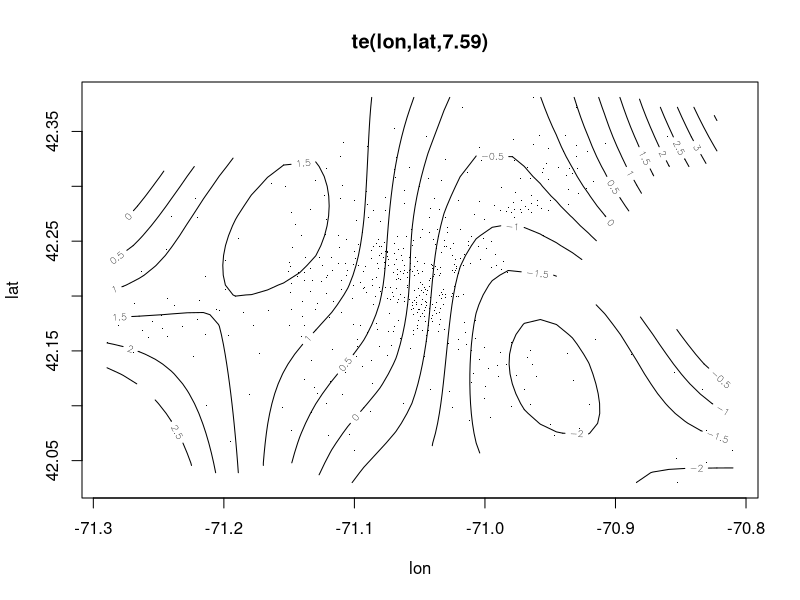
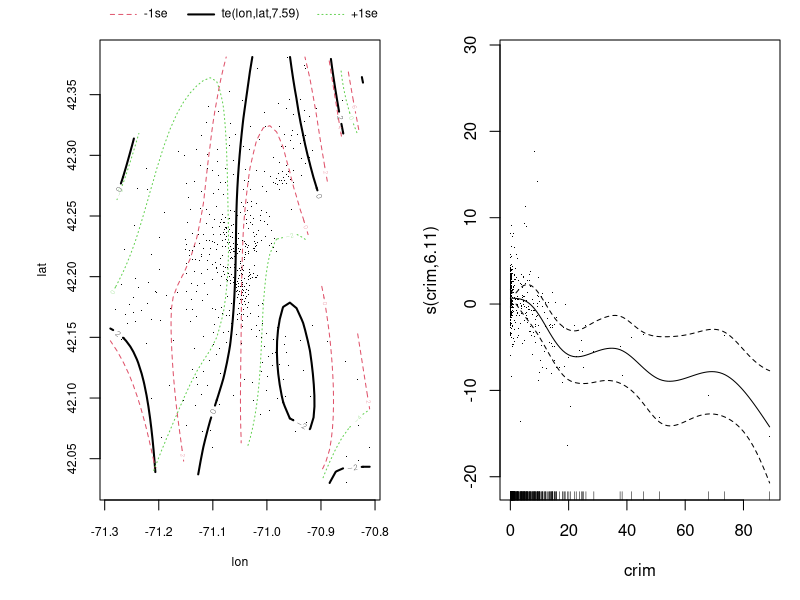
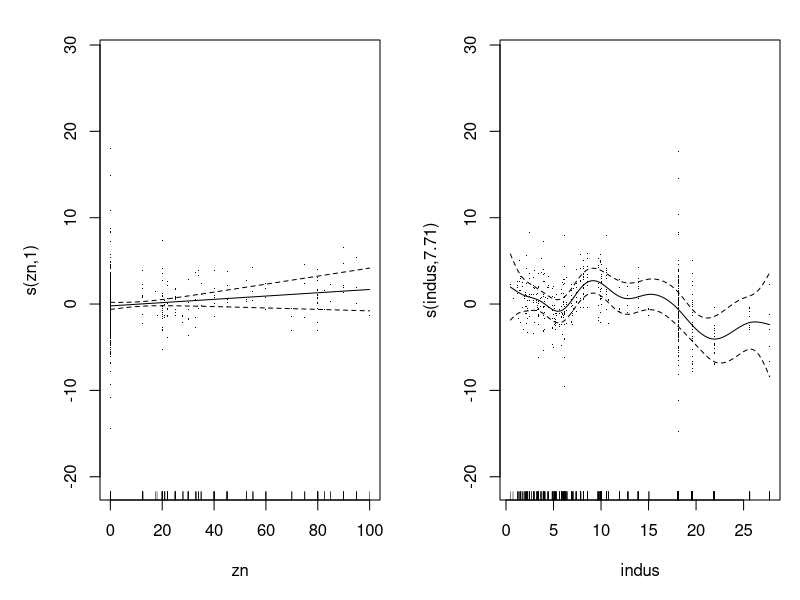
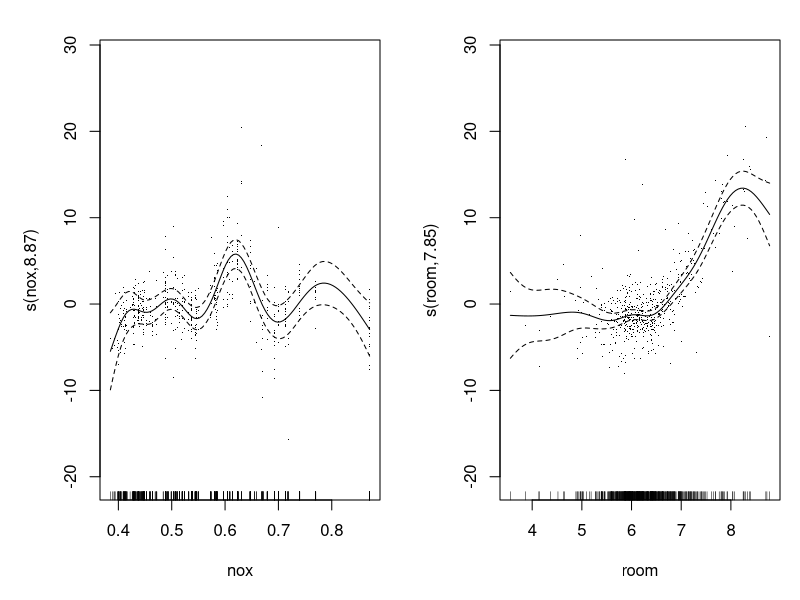
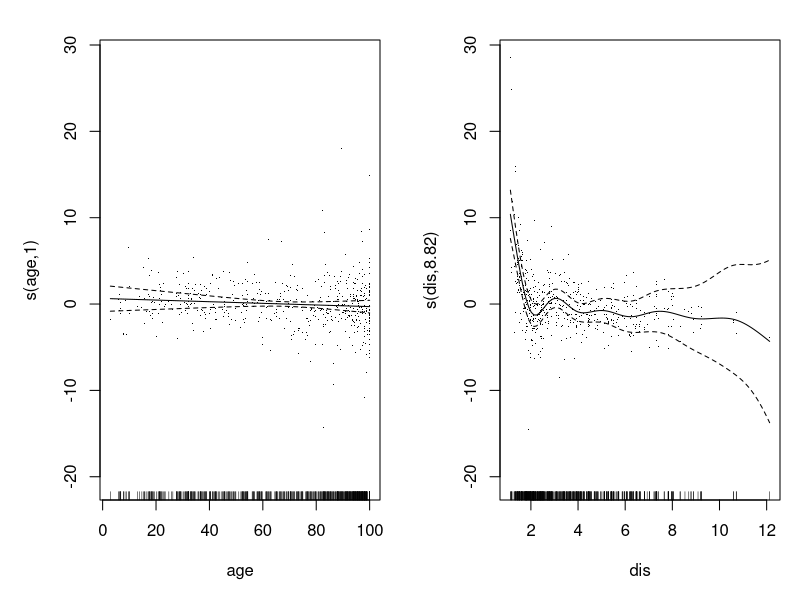
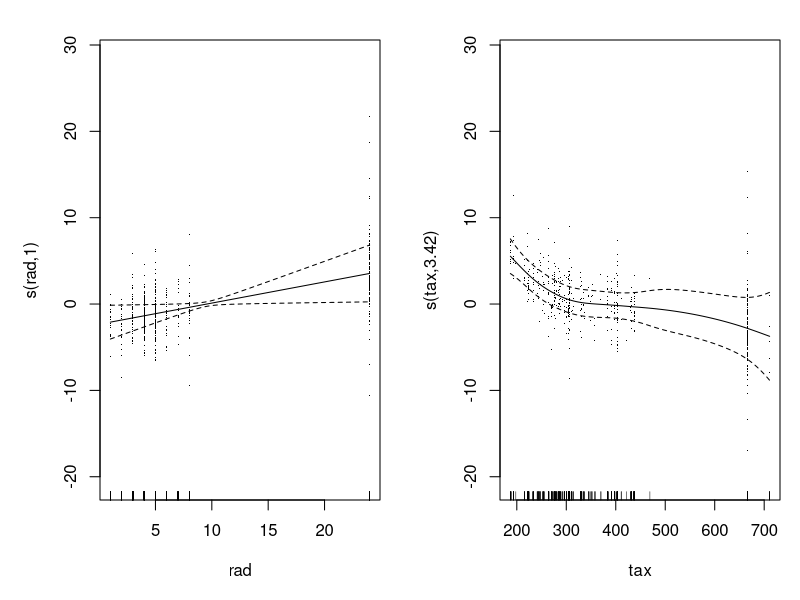
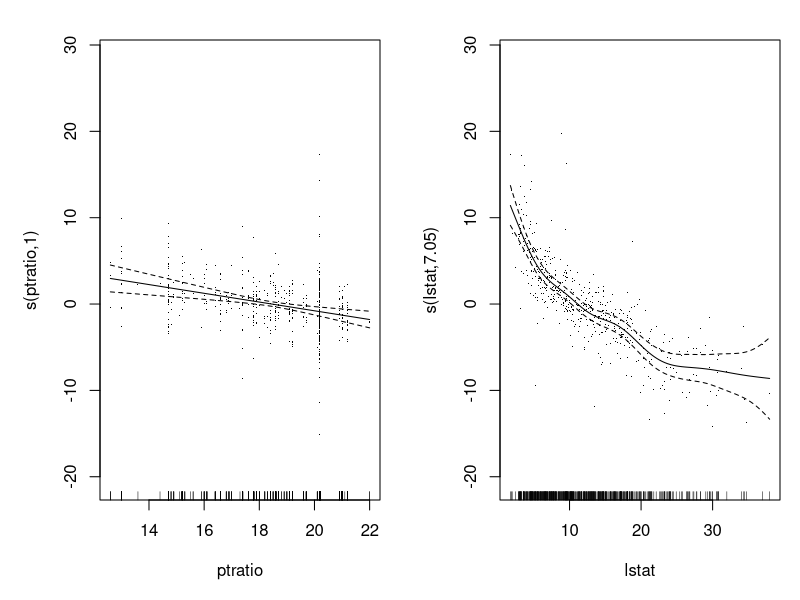
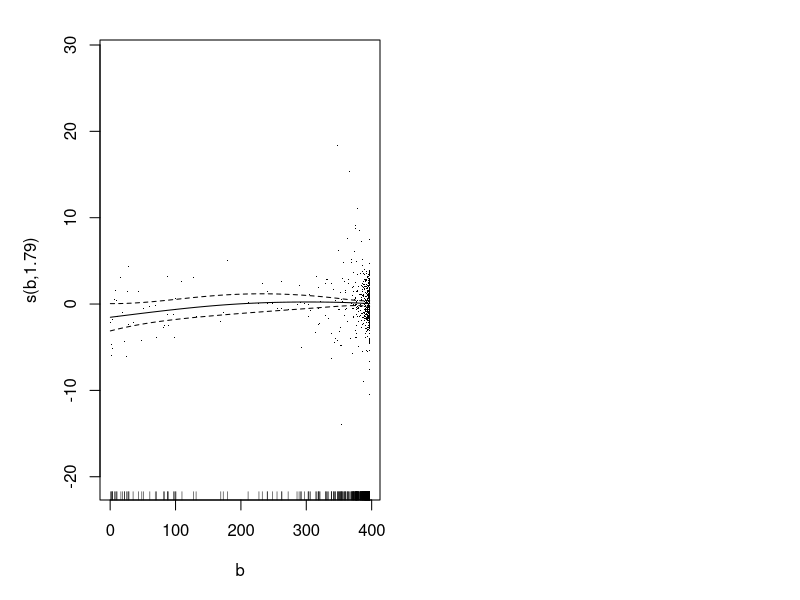

The R source for these figures, in order:
## ---- chunk 1
knitr::opts_chunk$set(echo = TRUE)
library(mgcv)
## ---- chunk 2
# load("boston.Rdata")
library(mlbench)
# help(BostonHousing)
data(BostonHousing2)
boston.c <- BostonHousing2

names(boston.c)[12]<-'room'
names(boston.c)
# [1] "town"    "tract"   "lon"     "lat"     "medv"    "cmedv"   "crim"    "zn"     
# [9] "indus"   "chas"    "nox"     "room"    "age"     "dis"     "rad"     "tax"    
# [17] "ptratio" "b"       "lstat" 
## ---- chunk 3
full.gam <- gam(cmedv ~ te(lon,lat) + s(crim) + s(zn) + 
                  s(indus) + chas + s(nox) + s(room) + 
                  s(age) + s(dis) + s(rad,k=5) +
                  s(tax) + s(ptratio) + s(lstat) + s(b),
                data=boston.c)
## ---- chunk 4
summary(full.gam)
## ---- chunk 5
plot(full.gam, select = 1, residuals = TRUE, se=FALSE)
plot(full.gam, residuals = TRUE, shade=TRUE, seWithMean=TRUE, pages = 7)
## ---- chunk 6
vis.gam(full.gam, view=c("lon","lat"), plot.type = "persp", theta=30, phi=30)
vis.gam(full.gam, view=c("lon","lat"), plot.type = "contour")
## ---- chunk 7
vis.gam(full.gam, view=c("lstat","room"), plot.type = "persp", theta=30, phi=30)
vis.gam(full.gam, view=c("lstat","room"), plot.type = "contour")
## ---- chunk 8
gam.check(full.gam)
## ---- chunk 9
gam2 <- gam(cmedv ~ te(lon,lat) + s(crim) + s(zn) + 
                  s(indus) + chas + s(nox) + s(room) + 
                  s(dis) + s(rad,k=5) +
                  s(tax) + s(ptratio) + s(lstat) + s(b),
                data=boston.c)
summary(gam2)
## ---- chunk 10
gam3 <- gam(cmedv ~ te(lon,lat) + s(crim) + s(zn) + 
                  s(indus) + s(nox) + s(room) + 
                  s(dis) + s(rad,k=5) +
                  s(tax) + s(ptratio) + s(lstat) + s(b),
                data=boston.c)
summary(gam3)
## ---- chunk 11
gam4 <- gam(cmedv ~ te(lon,lat) + s(crim) + 
                  s(indus) + s(nox) + s(room) + 
                  s(dis) + s(rad,k=5) +
                  s(tax) + s(ptratio) + s(lstat) + s(b),
                data=boston.c)
summary(gam4)
## ---- chunk 12
gam5 <- gam(cmedv ~ te(lon,lat) + s(crim) + 
                  s(indus) + s(nox) + s(room) + 
                  s(dis) + s(rad,k=5) +
                  s(tax) + s(ptratio) + s(lstat),
                data=boston.c)
summary(gam5)
## ---- chunk 13
plot(gam5)
## ---- chunk 14
gam6 <- gam(cmedv ~ te(lon,lat) + s(crim) + 
                  s(indus) + s(nox) + s(room) + 
                  s(dis) + rad +
                  s(tax) + s(ptratio) + s(lstat),
                data=boston.c)
summary(gam6)
## ---- chunk 15
gam7 <- gam(cmedv ~ te(lon,lat) + s(crim) + 
                  s(indus) + s(nox) + s(room) + 
                  s(dis) + rad +
                  s(tax) + ptratio + s(lstat),
                data=boston.c)
summary(gam7)
## ---- chunk 16
gam.check(gam7)
## ---- chunk 17
gam8 <- gam(cmedv ~ te(lon,lat, k=10) + s(crim) + 
                  s(indus, k=20) + s(nox, k=20) + s(room) + 
                  s(dis, k=20) + rad +
                  s(tax) + ptratio + s(lstat),
                data=boston.c)
summary(gam8)
## ---- chunk 18
gam9 <- gam(cmedv ~ te(lon,lat, k=10) + s(crim) + 
                  s(indus, k=20) + s(nox, k=20) + s(room) + 
                  s(dis, k=20) + rad +
                  tax + ptratio + s(lstat),
                data=boston.c)
summary(gam9)
## ---- chunk 19
gam.check(gam9)
## ---- chunk 20
plot(gam9)
## ---- chunk 21
full.gam.k <- gam(cmedv ~ te(lon,lat, k=10) + s(crim) + s(zn) + 
                  s(indus, k=20) + chas + s(nox, k=20) + s(room) + 
                  s(age) + s(dis, k=20) + s(rad,k=5) +
                  s(tax) + s(ptratio) + s(lstat) + s(b),
                data=boston.c)
summary(full.gam.k)
## ---- chunk 22
anova(gam9,full.gam.k,test="F")
## ---- chunk 23
plot(gam9, select = 1, residuals = TRUE, se=FALSE)
plot(gam9, residuals = TRUE, shade=TRUE, seWithMean=TRUE, pages = 4)
## ---- chunk 24
vis.gam(gam9, view=c("lon","lat"), plot.type = "persp", theta=30, phi=30)
vis.gam(gam9, view=c("lon","lat"), plot.type = "contour")
## ---- chunk 25
vis.gam(gam9, view=c("lstat","room"), plot.type = "persp", theta=30, phi=30)
vis.gam(gam9, view=c("lstat","room"), plot.type = "contour")
